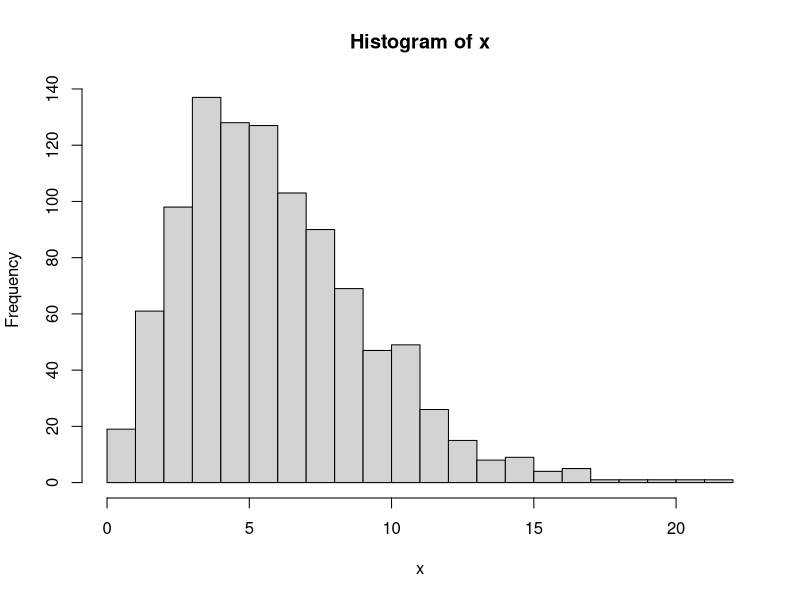

This figure's R source:
## ---- chunk 1
## DATA GENERATION
#x=rnorm(1000,mean=100,sd=10) # normal
x=c(rchisq(1000,6)) # right skew
#x=c(-rchisq(1000,6)+25) # left skew
#x=c(rnorm(1000,mean=100,sd=5),rnorm(500,mean=100,sd=3),rnorm(500,mean=100, sd=1)) # leptokurtic
#x=c(rnorm(1000,mean=100,sd=10),runif(500,min=60,max=140),runif(500,min=70, max=130)) #platykurtic
## ---- chunk 2

hist(x,breaks=30)
#boxplot(x)
